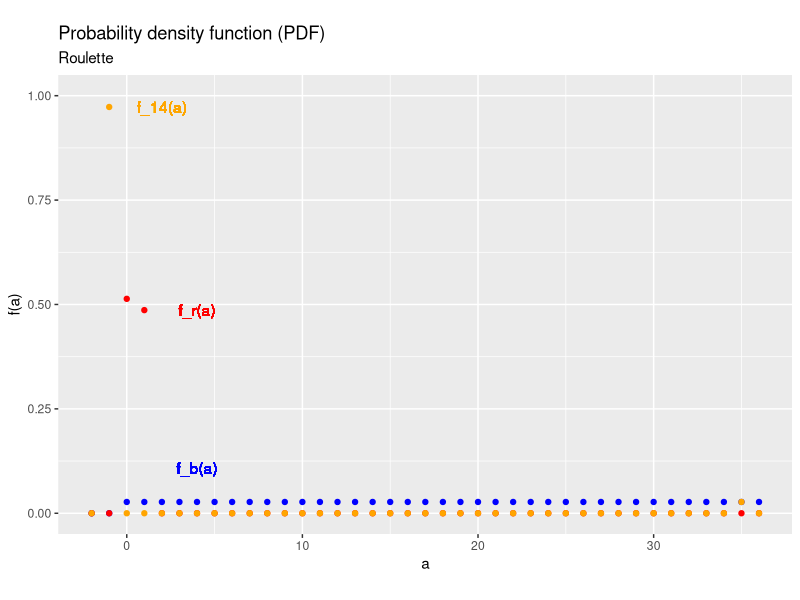
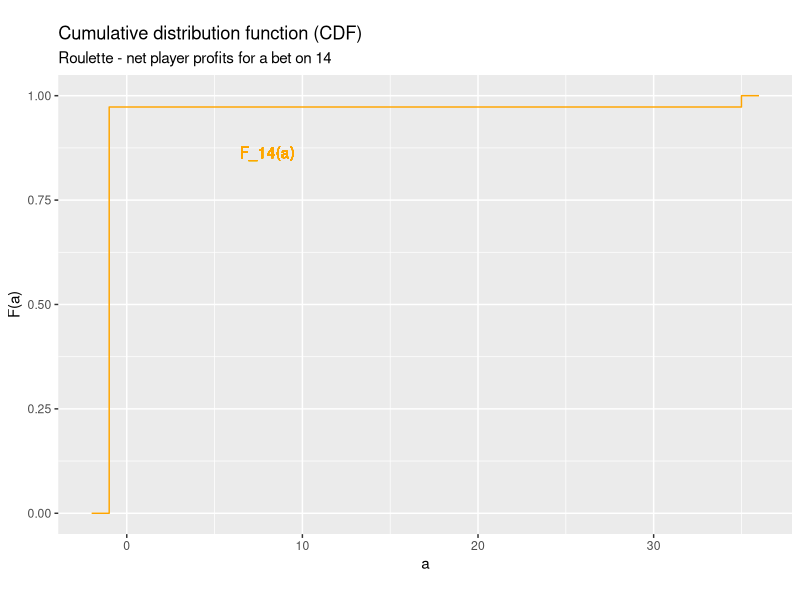
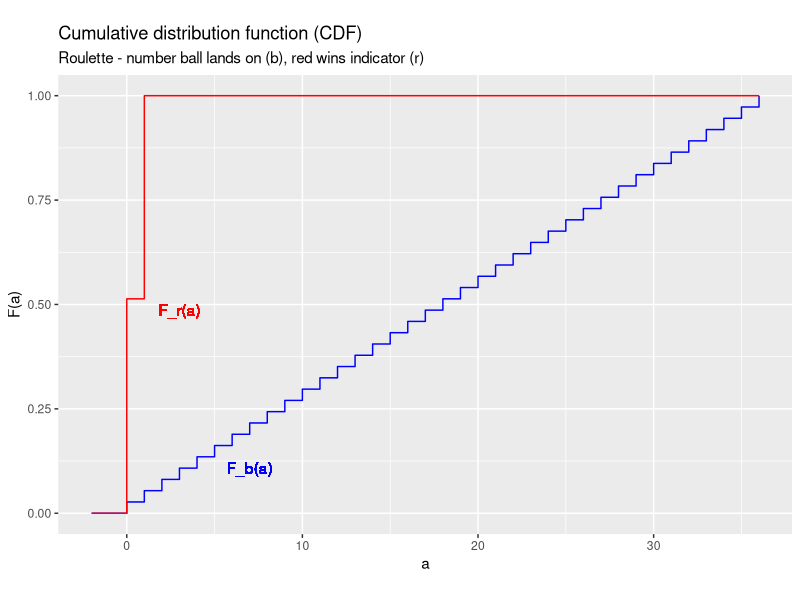
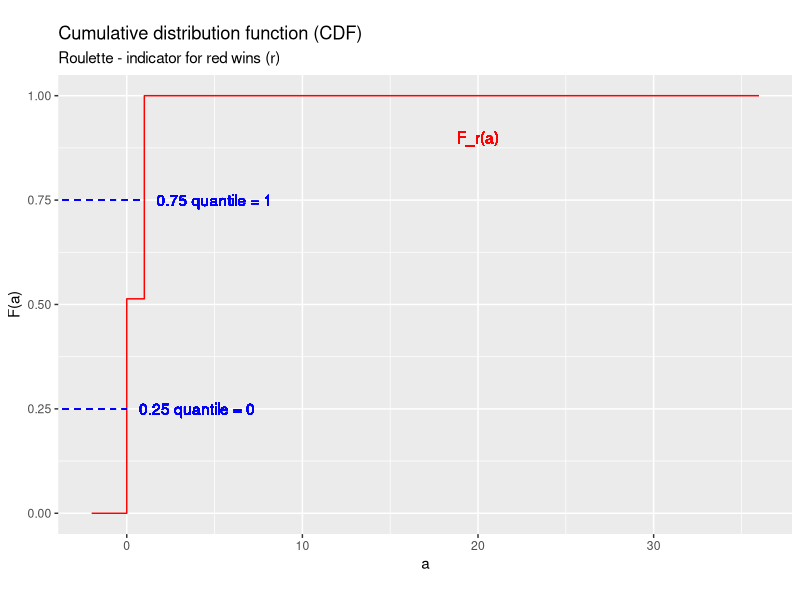
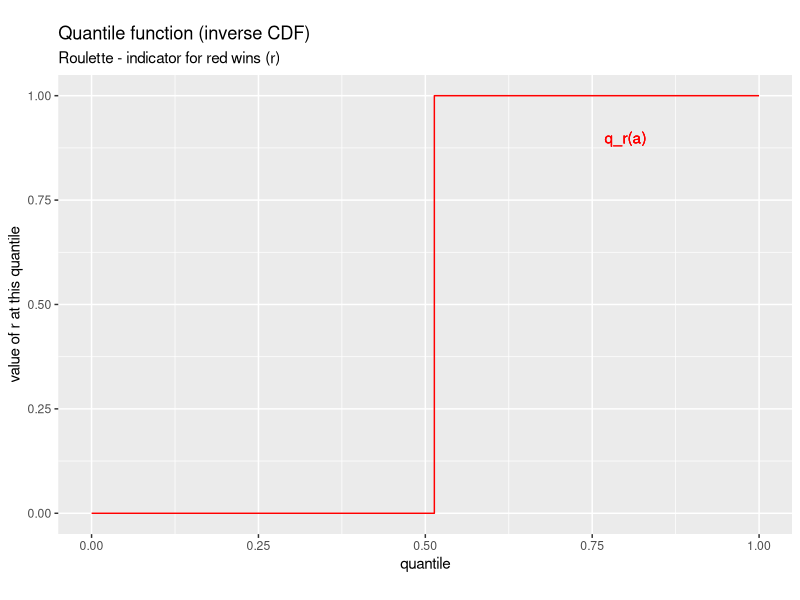

These figures' R source, in order:
## ---- chunk 1
knitr::opts_chunk$set(echo = FALSE,
                      prompt = FALSE,
                      tidy = TRUE,
                      collapse = TRUE)
library("tidyverse")
## ---- chunk 2
RoulettePDF <- tibble(a = seq(from = -2, to= 36),
                      fb = c(0, 0, rep(1/37, times = 37)),
                      fr = c(0, 0, 19/37, 18/37, rep(0, times=35)),
                      fred = c(0, 19/37, 0, 18/37, rep(0, times=35)),
                      f14 = c(0, 36/37,rep(0, times=35), 1/37, 0))
ggplot(data = RoulettePDF, mapping = aes(x = a)) +
  geom_point(aes(y=fb), col = "blue") +
  geom_point(aes(y=fr), col = "red") +
  geom_point(aes(y=f14), col = "orange") +
  xlab("a") +
  ylab("f(a)") +
  ylim(0,1) +
  geom_text(x = 4, 
            y = 4/37, 
            label = "f_b(a)", 
            col = "blue") +
  geom_text(x = 4, 
            y = 18/37, 
            label = "f_r(a)", 
            col = "red") +
  geom_text(x = 2, 
            y = 36/37, 
            label = "f_14(a)", 
            col = "orange") +
  labs(title = "Probability density function (PDF)", 
       subtitle = "Roulette", 
       caption = "", 
       tag = "")
## ---- chunk 3
RouletteCDF <- RoulettePDF %>%
    mutate (Fb = cumsum(fb)) %>%
    mutate (Fred = cumsum(fred))%>%
    mutate (F14 = cumsum(f14)) 
ggplot(data = RouletteCDF, mapping = aes(x = a)) +
  geom_step(aes(y=F14), col = "orange") +
  xlab("a") +
  ylab("F(a)") +
  geom_text(x = 8, 
            y = 32/37, 
            label = "F_14(a)",
            col = "orange") +
  labs(title = "Cumulative distribution function (CDF)", 
       subtitle = "Roulette - net player profits for a bet on 14", 
       caption = "", 
       tag = "")
## ---- chunk 4
RouletteCDF <- RoulettePDF %>%
    mutate (Fb = cumsum(fb)) %>%
    mutate (Fr = cumsum(fr))%>%
    mutate (Fred = cumsum(fred))%>%
    mutate (F14 = cumsum(f14)) 
ggplot(data = RouletteCDF, mapping = aes(x = a)) +
  geom_step(aes(y=Fb), col = "blue") +
  geom_step(aes(y=Fr), col = "red") +
  xlab("a") +
  ylab("F(a)") +
  geom_text(x = 7, 
            y = 4/37, 
            label = "F_b(a)",
            col = "blue") +
  geom_text(x = 3, 
            y = 18/37, 
            label = "F_r(a)",
            col = "red") +
  labs(title = "Cumulative distribution function (CDF)", 
       subtitle = "Roulette - number ball lands on (b), red wins indicator (r) ", 
       caption = "", 
       tag = "")
## ---- chunk 5
ggplot(data = RouletteCDF, mapping = aes(x = a)) +
  geom_step(aes(y=Fr), col = "red") +
  xlab("a") +
  ylab("F(a)") +
  geom_text(x = 20, 
            y = 0.9, 
            label = "F_r(a)", 
            col = "red") +
  geom_text(mapping=aes(x = 4, y = 0.25),
            label = "0.25 quantile = 0",
            col = "blue") +
  geom_text(x = 5, 
            y = 0.75, 
            label = "0.75 quantile = 1",
            col = "blue") +
  geom_segment(x=-5,xend=0,y=0.25,yend=0.25,col="blue",linetype = "dashed") +
  geom_segment(x=-5,xend=1,y=0.75,yend=0.75,col="blue",linetype = "dashed") +
  labs(title = "Cumulative distribution function (CDF)", 
       subtitle = "Roulette - indicator for red wins (r)", 
       caption = "", 
       tag = "")
## ---- chunk 6
RouletteQuant <- tibble(a = c(0.0001,19/37,0.9999),
                        qred = c(0,1,1))
ggplot(data = RouletteQuant, mapping = aes(x = a)) +
  geom_step(aes(y=qred),col = "red") +
  xlab("quantile") +
  ylab("value of r at this quantile") +
  geom_text(x = 0.8, 
            y = 0.9, 
            label = "q_r(a)", 
            col = "red") +
  labs(title = "Quantile function (inverse CDF)", 
       subtitle = "Roulette - indicator for red wins (r)", 
       caption = "", 
       tag = "")
